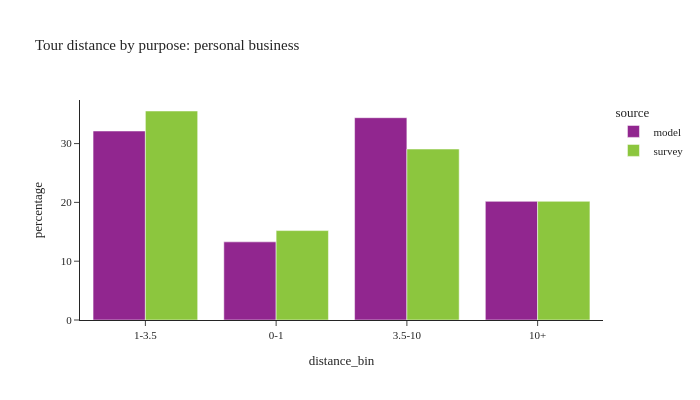

Notebook code cell kept with this figure:
### Code cell
plot_bins(tour, pl.col('pdpurp') == 4, 'personal business')

### Figure 1 — Plotly figure (JSON) as saved in the notebook; plotly's stock layout.template omitted (floating-point values rounded to 4 significant figures)
{"data": [{"alignmentgroup": "True", "customdata": [[126124], [52154], [135009], [79183]], "hovertemplate": "source=model<br>distance_bin=%{x}<br>percentage=%{y}<br>sample count=%{customdata[0]}<extra></extra>", "legendgroup": "model", "marker": {"color": "#91268F", "pattern": {"shape": ""}}, "name": "model", "offsetgroup": "model", "orientation": "v", "showlegend": true, "textposition": "auto", "type": "bar", "x": ["1-3.5", "0-1", "3.5-10", "10+"], "xaxis": "x", "y": [32.14, 13.29, 34.4, 20.18], "yaxis": "y"}, {"alignmentgroup": "True", "customdata": [[194], [195], [102], [106]], "hovertemplate": "source=survey<br>distance_bin=%{x}<br>percentage=%{y}<br>sample count=%{customdata[0]}<extra></extra>", "legendgroup": "survey", "marker": {"color": "#8CC63E", "pattern": {"shape": ""}}, "name": "survey", "offsetgroup": "survey", "orientation": "v", "showlegend": true, "textposition": "auto", "type": "bar", "x": ["3.5-10", "1-3.5", "0-1", "10+"], "xaxis": "x", "y": [29.07, 35.54, 15.21, 20.18], "yaxis": "y"}], "layout": {"barmode": "group", "font": {"size": 11}, "height": 400, "legend": {"title": {"text": "source"}, "tracegroupgap": 0}, "title": {"text": "Tour distance by purpose: personal business"}, "width": 700, "xaxis": {"anchor": "y", "domain": [0.0, 1.0], "title": {"text": "distance_bin"}}, "yaxis": {"anchor": "x", "domain": [0.0, 1.0], "title": {"text": "percentage"}}}}
